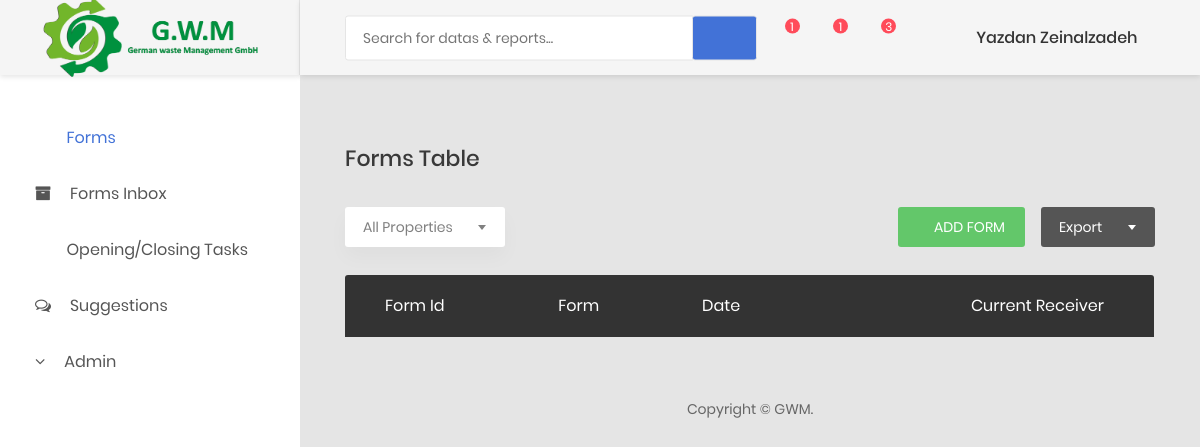
/dashboard/forms/ (signed in), run on an earlier commit of the app's database.
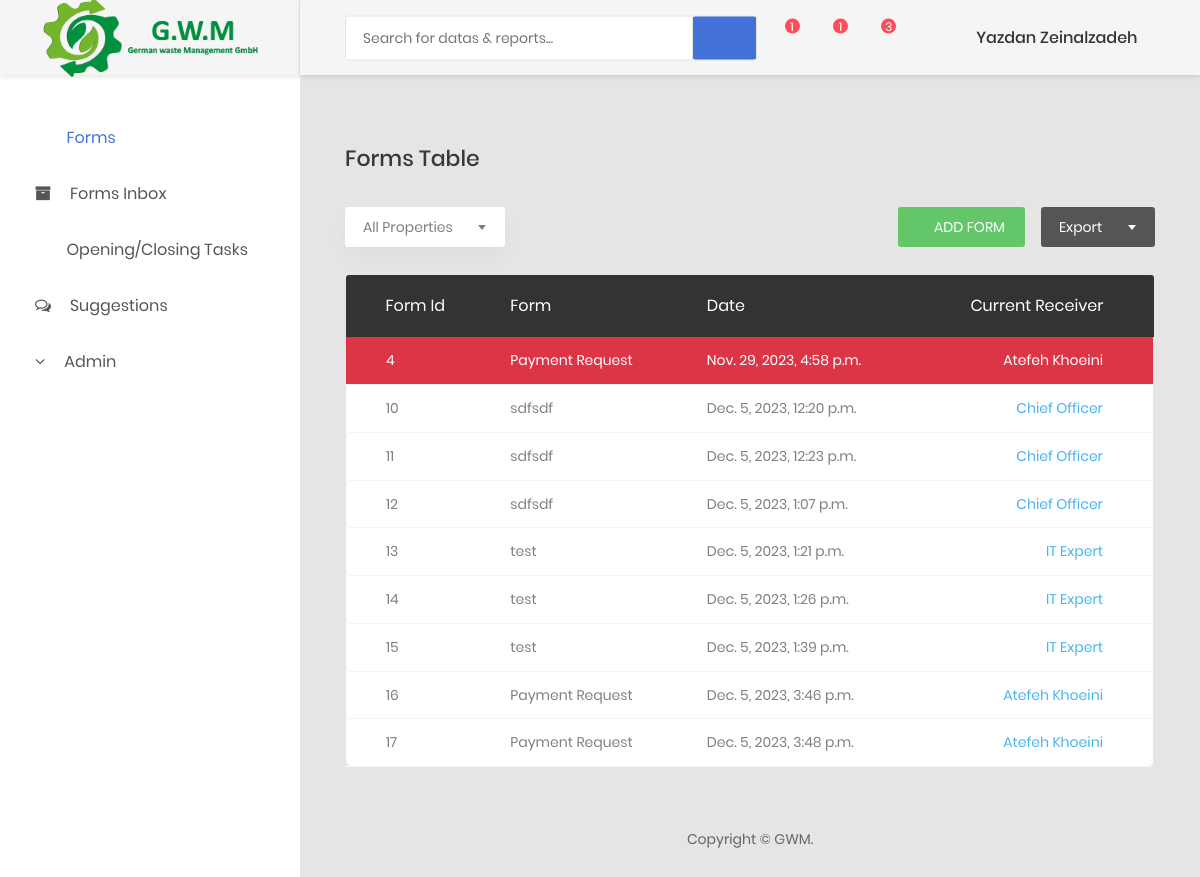
And on a later commit of the database.
### dashboard/models.py (models this page shows, shortened)
class UserForm(models.Model):
    created_by = models.ForeignKey("User", related_name='created_by' , on_delete=models.CASCADE)
    sample = models.ForeignKey("FormSample",related_name ="sample", on_delete=models.CASCADE)
    title = models.CharField(max_length=50)
    date = models.DateTimeField(auto_now_add=True)
    STATUS_CHOICES = (
        ('og','On Going'),
        ('edit','Must Be Edited'),
        ('sm', 'Submitted'),
        ('dc','Declined')
    )
    status = models.CharField(max_length=50,choices=STATUS_CHOICES,null=True,blank=True)
    fields = models.JSONField(null=True) # Type: Value
    current_transition = models.OneToOneField(FormTransition, on_delete=models.CASCADE,null=True)
    all_transitions = models.ManyToManyField(FormTransition,related_name ="all_transitions")

class FormSample(models.Model):
    title = models.CharField(max_length=50)
    description = models.TextField()
    fields = models.JSONField(null=True) # Type: , Value:
    transitions = models.JSONField(null=True)
    theme_color = models.CharField(null=True,max_length=50)

class FormTransition(models.Model):
    form = models.ForeignKey("UserForm", on_delete=models.CASCADE , null=True)
    receivers_role = models.CharField(max_length=150, choices=ROLES,null=True)
    sign = models.FileField(upload_to='uploads/', null=True)
    next_transition = models.ForeignKey('self', related_name='next', on_delete=models.CASCADE , null=True)
    prev_transition = models.ForeignKey('self', related_name='prev', on_delete=models.CASCADE , null=True)
    sender_user = models.ForeignKey("User", related_name='sender' , on_delete=models.CASCADE, null=True)
    STATUS_CHOICES = (
        ('edit','Must Be Edited'),
        ('sb','Sent Back'),
        ('ac', 'Accepted'),
        ('dc','Declined')
    )
    status = models.CharField(max_length=150,choices=STATUS_CHOICES,default='og',null=True)
    date = models.DateTimeField(auto_now_add=True)
    comment = models.TextField()

### dashboard/views.py (the view)
# urls.py: path("forms/", views.dashboard_forms, name="forms"),
def dashboard_forms(request):
    if not request.user.is_authenticated:
        return redirect("login")
    all_sample_forms = list(FormSample.objects.all())
    user_forms = list(UserForm.objects.filter(created_by=request.user))
    for form in user_forms:
        form.sample.transitions = json.loads(form.sample.transitions)
        if form.fields.get('Execution Type'):
            form.et = 'urgent'
        else:
            form.et = 'nou'
    return render(request, 'dashboard/forms.html',{'page':'forms','user_forms':user_forms, 'form_samples':all_sample_forms})

### dashboard/templates/dashboard/forms.html (shortened to what this page needs)
{% extends 'dashboard/base.html' %}
{% block content %}
    <div class="row m-t-30">
        <div class="col-md-12">
            <h3 class="title-5 m-b-35">Forms Table</h3>
            <div class="table-data__tool">
                <div class="table-data__tool-left">
                    <div class="rs-select2--light rs-select2--md">
                    </div>
                </div>
                <div class="table-data__tool-right">
                    <button  type="button" data-toggle="modal" data-target="#mediumModal" class="au-btn au-btn-icon au-btn--green au-btn--small">
                        <i class="zmdi zmdi-plus" ></i>add form</button>
                    <div class="rs-select2--dark rs-select2--sm rs-select2--dark2">
                    </div>
                </div>
            </div>
            <div class="table-responsive m-b-40">
                <table class="table table-borderless table-data3">
                    <thead>
                        <tr>
                            <th>form id</th>
                            <th>form</th>
                            <th>date</th>
                            <th>current receiver</th>
                        </tr>
                    </thead>
                    <tbody>
                    {% for user_form in user_forms %}
                        <tr class='clickable-row {% if user_form.et == "urgent" %} bg-danger {% endif %}' data-toggle="modal" onClick="" data-target="#{{user_form.id}}" style="cursor:pointer">
                            <td class="{% if user_form.et == "urgent" %} text-white {% endif %}"> {{user_form.id}} </td>
                            <td class="{% if user_form.et == "urgent" %} text-white {% endif %}">{{ user_form.sample.title }} </td>
                            <td class="{% if user_form.et == "urgent" %} text-white {% endif %}">{{ user_form.date }} </td>
                            <td class="{% if user_form.et == "urgent" %} text-white {% endif %} process">{% if  user_form.status == 'sm'%} <span class="badge badge-success">Submitted</span>
                                {% elif user_form.status == 'dc'%}<span class="badge badge-danger">Declined</span>
                                {% elif user_form.status == 'edit'%}<span class="badge badge-warning">Must Be Edited</span>
                                {% else %}{{ user_form.current_transition.receivers_role }} {% endif %} </td>
                        </tr>
                    {% endfor %}
                    </tbody>
                </table>
            </div>
        </div>
    </div>
{% endblock content %}

What changed in the data, as far as the page shows it:
added UserForm: id "4", sample "Payment Request", date "Nov. 29, 2023, 4:58 p.m.", current_transition.receivers_role "Atefeh Khoeini"
added UserForm: id "10", sample "sdfsdf", date "Dec. 5, 2023, 12:20 p.m.", current_transition.receivers_role "Chief Officer"
added UserForm: id "11", sample "sdfsdf", date "Dec. 5, 2023, 12:23 p.m.", current_transition.receivers_role "Chief Officer"
added UserForm: id "12", sample "sdfsdf", date "Dec. 5, 2023, 1:07 p.m.", current_transition.receivers_role "Chief Officer"
added UserForm: id "13", sample "test", date "Dec. 5, 2023, 1:21 p.m.", current_transition.receivers_role "IT Expert"
added UserForm: id "14", sample "test", date "Dec. 5, 2023, 1:26 p.m.", current_transition.receivers_role "IT Expert"
added UserForm: id "15", sample "test", date "Dec. 5, 2023, 1:39 p.m.", current_transition.receivers_role "IT Expert"
added UserForm: id "16", sample "Payment Request", date "Dec. 5, 2023, 3:46 p.m.", current_transition.receivers_role "Atefeh Khoeini"
added UserForm: id "17", sample "Payment Request", date "Dec. 5, 2023, 3:48 p.m.", current_transition.receivers_role "Atefeh Khoeini"
